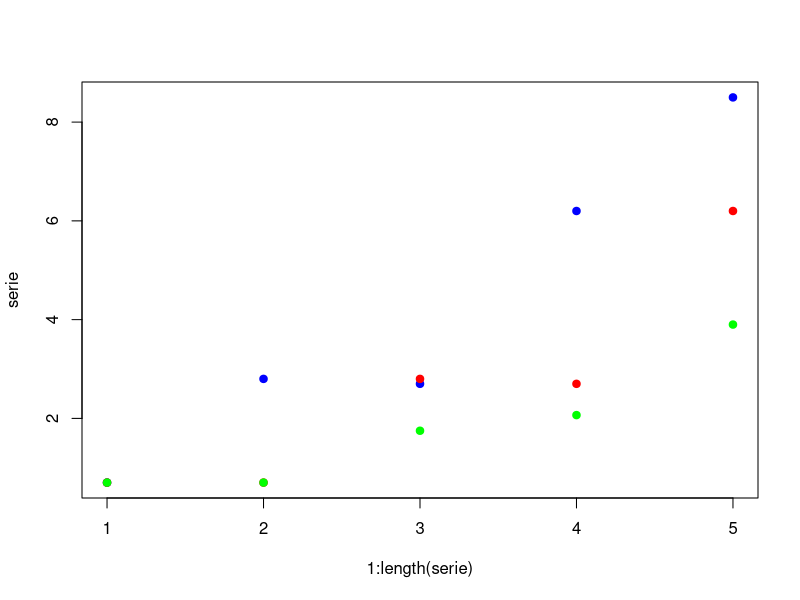
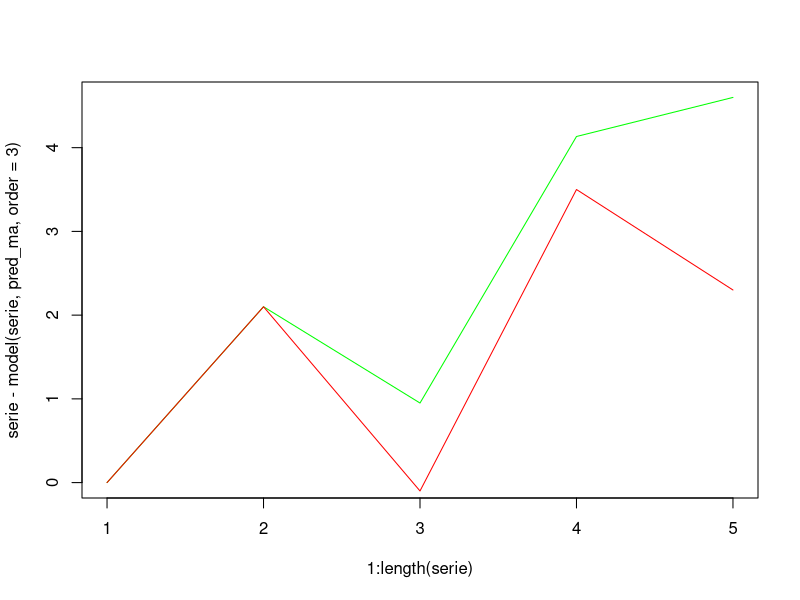

Write R code to recreate these figures, in order. (Note: this script raises an error after producing the figures.)
#Case A:
# - model: MA
# - prediction: MA of last #order known points (input: serie)
# - detection: model+prediction

#Case C:
# - model: MA
# - prediction: MA of last #order known points (input: serie + last prediction)
# - detection: model+prediction+prediction

#Case B:
# - model: lag
# - prediction: last known point (input: serie)
# - detection: model+prediction

#Case D:
# - model: lag
# - prediction: last known point (input: serie + last prediction)
# - detection: model+prediction+prediction


#General Case:

# - prediction: pred over known points
pred <- function(x) tail(x,1) # Direct prediction
pred_ma <- function(x,order) mean(tail(x,order)) # MA prediction

# - model: pred called in loop over the serie (finish to end)
model <- function(serie, pred_func, ...){
  mdl <- list()
  for(i in length(serie):1){
    mdl[i] <- do.call(pred_func, args=c(list(serie[1:(i-1)]), ...))
  }
  return(unlist(mdl))
}
# - lagged forecast: pred called in loop (for each lag) over last known serie+last prediction points
lag_pred <- function(serie, pred_func, lag, ...){
  
  if(length(serie)-lag-1<=0) lag <- 0
  serie <- serie[1:(length(serie)-lag-1)]
  serie_mdl <- model(serie,pred_func,...)
  
  serie_w_pred <- serie
  for(i in 1:lag) serie_w_pred <- c(serie_w_pred, do.call(pred_func, args=c(list(serie_w_pred), ...)))
  
  new_mdl <- c(serie_mdl, tail(serie_w_pred,lag), do.call(pred_func, args=c(list(serie_w_pred), ...)) )
  
  return(new_mdl)
}
# - lagged forecast recursive: lag_pred called in loop over the serie (finish to end)
model_lag_pred <- function(serie, pred_func, lag, ...){
  mdl <- list()
  for(i in length(serie):1){
    mdl[i] <- tail( do.call(lag_pred, args=c(list(serie[1:i]), pred_func=pred_func, lag=lag, ...)) ,1)
  }
  return(unlist(mdl))
}

serie <- c(0.7,2.8,2.7,6.2,8.5)

serie
model(serie,pred)
lag_pred(serie, pred_ma, lag=0,order=3)
model_lag_pred(serie, pred_ma, lag=2,order=3)

plot(1:length(serie), serie, pch=19, col="blue")
points(1:length(serie), model(serie,pred), pch=19, col="red")
points(1:length(serie), model(serie,pred_ma, order=3), pch=19, col="green")

plot(1:length(serie),serie-model(serie,pred_ma, order=3), type = "l", col="green")
lines(1:length(serie),serie-model(serie,pred), type = "l", col="red")



herald_mdl <- function(serie, lag=1, ic=FALSE, recursive=FALSE, ...){
  
  pred_ma <- function(x,order) mean(tail(x,order)) # MA prediction
  pred <- function(x) tail(x,1) # Direct prediction
  
  if(ic) pred_func <- pred_ma
  else pred_func <- pred
  
  model <- function(serie, pred_func, ...){
    mdl <- list()
    for(i in length(serie):1){
      mdl[i] <- do.call(pred_func, args=c(list(serie[1:(i-1)]), ...))
    }
    return(unlist(mdl))
  }
  
  lag_pred <- function(serie, pred_func, lag, ...){
    
    if(length(serie)-lag-1<=0) lag <- 0
    serie <- serie[1:(length(serie)-lag-1)]
    serie_mdl <- model(serie,pred_func,...)
    
    serie_w_pred <- serie
    for(i in 1:lag) serie_w_pred <- c(serie_w_pred, do.call(pred_func, args=c(list(serie_w_pred), ...)))
    
    new_mdl <- c(serie_mdl, tail(serie_w_pred,lag), do.call(pred_func, args=c(list(serie_w_pred), ...)) )
    
    return(new_mdl)
  }
  
  model_lag_pred <- function(serie, pred_func, lag, ...){
    mdl <- list()
    for(i in length(serie):1){
      mdl[i] <- tail( do.call(lag_pred, args=c(list(serie[1:i]), pred_func=pred_func, lag=lag, ...)) ,1)
    }
    return(unlist(mdl))
  }
  
  if(recursive) return(model_lag_pred(serie, pred_func, lag=lag,...))
  else return(lag_pred(serie, pred_func, lag=lag,...))
  
}

# Detection over predicted inertial component -----------------------------------------
detector <- function(serie,pred,alpha = 1.5){
  n <- nrow(serie)
  non_na <- which(!is.na(serie))
  
  serie <- na.omit(serie)
  
  #===== Boxplot analysis of results ======
  outliers.boxplot <- function(data, alpha = 1.5){
    org = length(data)
    cond <- rep(FALSE, org)
    q = quantile(data, na.rm=TRUE)
    IQR = q[4] - q[2]
    lq1 = as.double(q[2] - alpha*IQR)
    hq3 = as.double(q[4] + alpha*IQR)
    #cond = data < lq1 | data > hq3
    cond = data > hq3
    return (cond)
  }
  
  outliers.boxplot.index <- function(data, alpha = 1.5){
    cond <- outliers.boxplot(data, alpha)
    index.cp = which(cond)
    return (index.cp)
  }
  
  #Adjustment error on the entire series
  s <- (tail(serie,nrow(pred))-pred)^2
  outliers <- outliers.boxplot.index(s, alpha)
  group_outliers <- split(outliers, cumsum(c(1, diff(outliers) != 1)))
  outliers <- rep(FALSE, nrow(s))
  for (g in group_outliers) {
    if (length(g) > 0) {
      i <- min(g)
      outliers[i] <- TRUE
    }
  }
  outliers <- c(rep(FALSE, n-nrow(s)),outliers)
  i_outliers <- rep(NA, n)
  i_outliers[non_na] <- outliers
  
  detection <- data.frame(idx=1:n, event = i_outliers, type="")
  detection$type[i_outliers] <- "change point"
  
  return(detection)
}



serie <- c(0.7,2.8,2.7,6.2,8.5)

pred <- herald_tests(serie, lag=2, ic=TRUE, recursive=FALSE,order=3) #Working

detector(serie,pred,alpha = 1.5)
